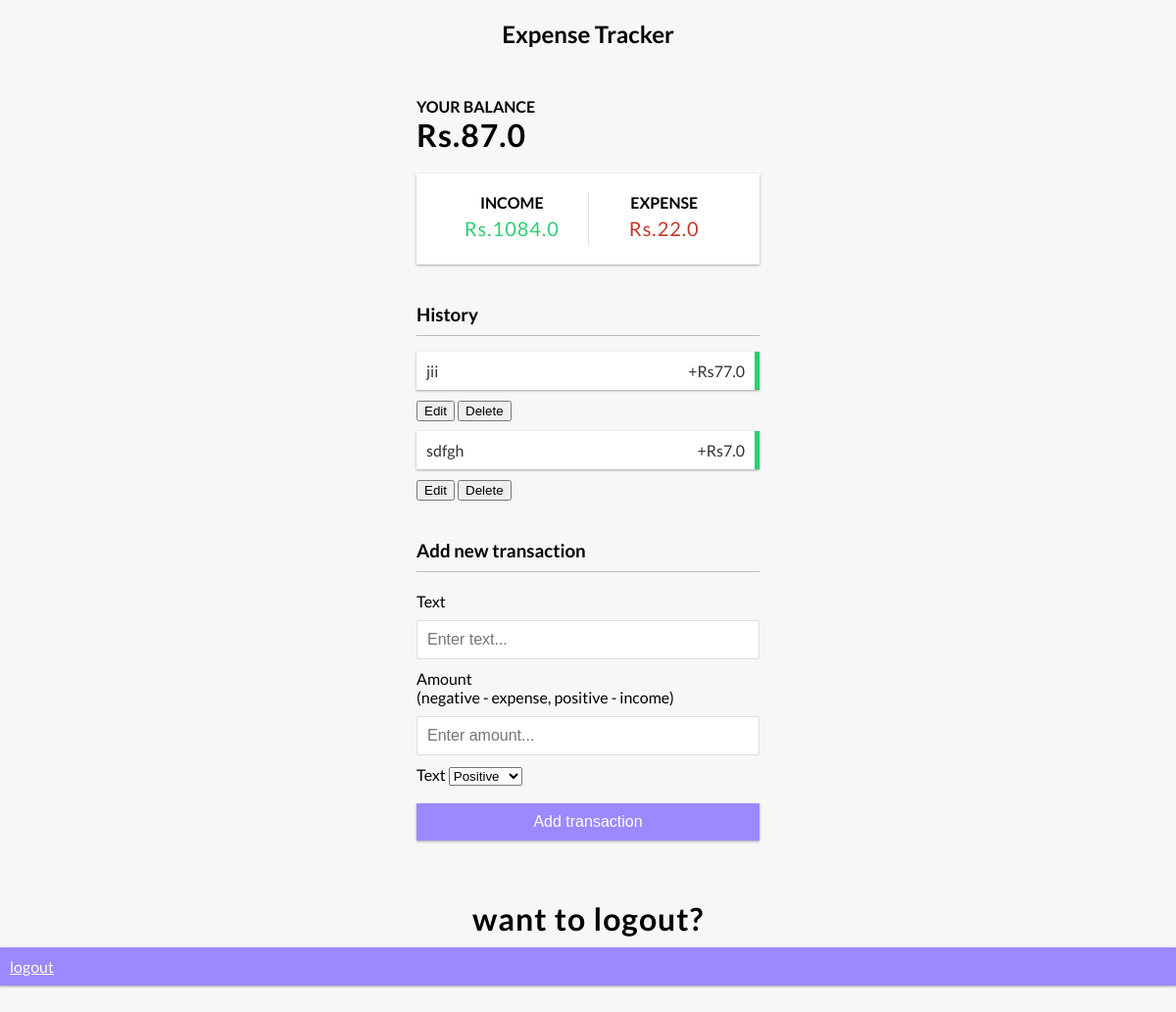
The app's page /home/ (signed in) with its own data.
### home/models.py (models this page shows, shortened)
class Profile(models.Model):
    user=models.ForeignKey(User,on_delete=models.CASCADE)
    income=models.FloatField(default=0)
    expense=models.FloatField(default=0)
    balance=models.FloatField(null=True,blank=True,default=0)

class Expense(models.Model):
    user=models.ForeignKey(User,on_delete=models.CASCADE)
    name=models.CharField(max_length=100)
    amount=models.FloatField()
    expense_type=models.CharField(max_length=100, choices=TYPE)

### home/views.py (the view, shortened to what this page needs)
# urls.py: 2. Add a URL to urlpatterns:  path('', views.home, name='home')
@login_required(login_url='login')
def home(request):
   profile, created = Profile.objects.get_or_create(user=request.user)
   expenses= Expense.objects.filter(user= request.user)
   context = {'profile':profile, 'expenses':expenses}
   return render(request, 'home.html',context)

### home/templates/home.html (shortened to what this page needs)
{% extends "base.html" %}
{% block start %}
<h2>Expense Tracker</h2>
<div class="container">
  <h4>Your Balance</h4>
  <h1 id="balance">Rs.{{profile.balance}}</h1>
  <div class="inc-exp-container">
    <div>
      <h4>Income</h4>
      <p id="money-plus" class="money plus">Rs.{{profile.income}}</p>
    </div>
    <div>
      <h4>Expense</h4>
      <p id="money-minus" class="money minus">Rs.{{profile.expense}}</p>
    </div>
  </div>
  <h3>History</h3>
  <ul id="list" class="list">
    {% for expense in expenses%}
    {% if expense.expense_type == 'Positive'%}
    <li class="plus">
      {{expense.name}} <span>+Rs{{expense.amount}}</span>
    </li>
    {% else %}
    <li class="minus">
      {{expense.name}} <span>Rs.{{expense.amount}}</span>
    </li>
    {% endif %}
      <button type="submit">Edit</button>
      <button type="submit">Delete</button>
    {% endfor %}
  </ul>
  <h3>Add new transaction</h3>
  <form id="form" method="POST">
    <div class="form-control">
      <label for="text">Text</label>
      <input type="text" required name="text" id="text" placeholder="Enter text..." />
    </div>
    <div class="form-control">
      <label for="amount"
        >Amount <br />
        (negative - expense, positive - income)</label
      >
      <input type="number" required name="amount" id="amount" placeholder="Enter amount..." />
    </div>
    <div class="form-control">
      <label for="text">Text</label>
      <select name="expense_type" required class="form-control">
        <option value="Positive">Positive</option>
      </select>
    </div>
    <button class="btn" type="submit">Add transaction</button>
  </form>
</div>
<h1>want to logout?</h1>
<a href="{% url 'logout' %}" class=btn btn-primary}"> logout </a>
{% endblock %}

### home/templates/base.html (style rules this page uses)
:root { --box-shadow: 0 1px 3px rgba(0, 0, 0, 0.12), 0 1px 2px rgba(0, 0, 0, 0.24); }
* { box-sizing: border-box; }
body { background-color: #f7f7f7; display: flex; flex-direction: column; align-items: center; justify-content: center; min-height: 100vh; margin: 0; font-family: 'Lato', sans-serif; }
.container { margin: 30px auto; width: 350px; }
h1 { letter-spacing: 1px; margin: 0; }
h3 { border-bottom: 1px solid #bbb; padding-bottom: 10px; margin: 40px 0 10px; }
h4 { margin: 0; text-transform: uppercase; }
.inc-exp-container { background-color: #fff; box-shadow: var(--box-shadow); padding: 20px; display: flex; justify-content: space-between; margin: 20px 0; }
.inc-exp-container > div { flex: 1; text-align: center; }
.inc-exp-container > div:first-of-type { border-right: 1px solid #dedede; }
.money { font-size: 20px; letter-spacing: 1px; margin: 5px 0; }
.money.plus { color: #2ecc71; }
.money.minus { color: #c0392b; }
label { display: inline-block; margin: 10px 0; }
input[type='text'], input[type='number'] { border: 1px solid #dedede; border-radius: 2px; display: block; font-size: 16px; padding: 10px; width: 100%; }
.btn { cursor: pointer; background-color: #9c88ff; box-shadow: var(--box-shadow); color: #fff; border: 0; display: block; font-size: 16px; margin: 10px 0 30px; padding: 10px; width: 100%; }
.list { list-style-type: none; padding: 0; margin-bottom: 40px; }
.list li { background-color: #fff; box-shadow: var(--box-shadow); color: #333; display: flex; justify-content: space-between; position: relative; padding: 10px; margin: 10px 0; }
.list li.plus { border-right: 5px solid #2ecc71; }

### records on screen
Profile: balance "87.0", income "1084.0", expense "22.0"
Expense: name "jii", amount "77.0"
Expense: name "sdfgh", amount "7.0"
